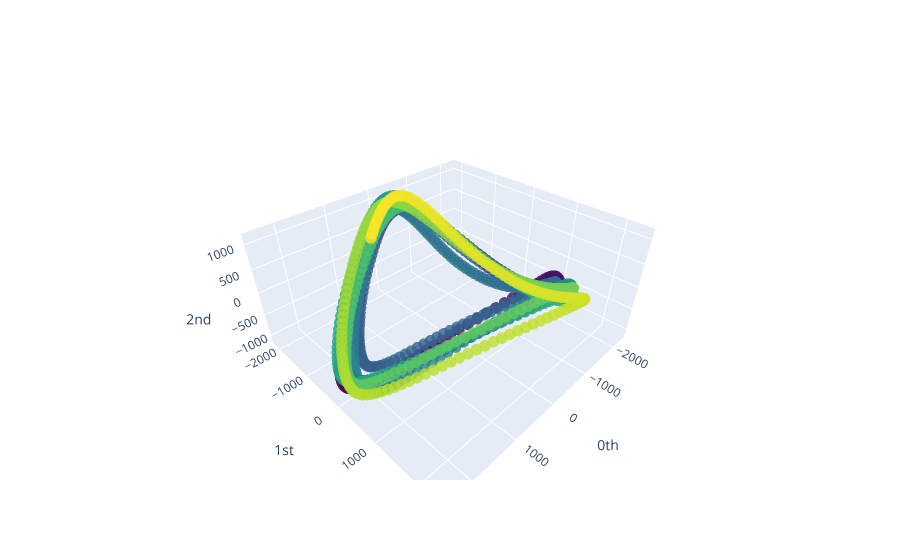

Notebook source saved alongside this figure:
### Code cell
from sklearn.decomposition import PCA

pca = PCA(n_components=3)
y_periodic_embedded_pca = pca.fit_transform(y_periodic_embedded)
plot_point_cloud(y_periodic_embedded_pca)

### Figure 1 — Plotly figure (JSON) as saved in the notebook; plotly's stock layout.template omitted (floating-point values rounded to 4 significant figures; data arrays with more than 128 entries replaced by an {"elided": "..."} marker saying what was removed)
{"data": [{"marker": {"color": {"elided": "916 int values"}, "colorscale": [[0, "#440154"], [0.1111, "#482878"], [0.2222, "#3e4989"], [0.3333, "#31688e"], [0.4444, "#26828e"], [0.5556, "#1f9e89"], [0.6667, "#35b779"], [0.7778, "#6ece58"], [0.8889, "#b5de2b"], [1, "#fde725"]], "opacity": 0.8, "size": 4}, "mode": "markers", "type": "scatter3d", "x": {"elided": "916 float values"}, "y": {"elided": "916 float values"}, "z": {"elided": "916 float values"}}], "layout": {"scene": {"xaxis": {"exponentformat": "e", "showexponent": "all", "title": {"text": "0th"}, "type": "linear"}, "yaxis": {"exponentformat": "e", "showexponent": "all", "title": {"text": "1st"}, "type": "linear"}, "zaxis": {"exponentformat": "e", "showexponent": "all", "title": {"text": "2nd"}, "type": "linear"}}}}
